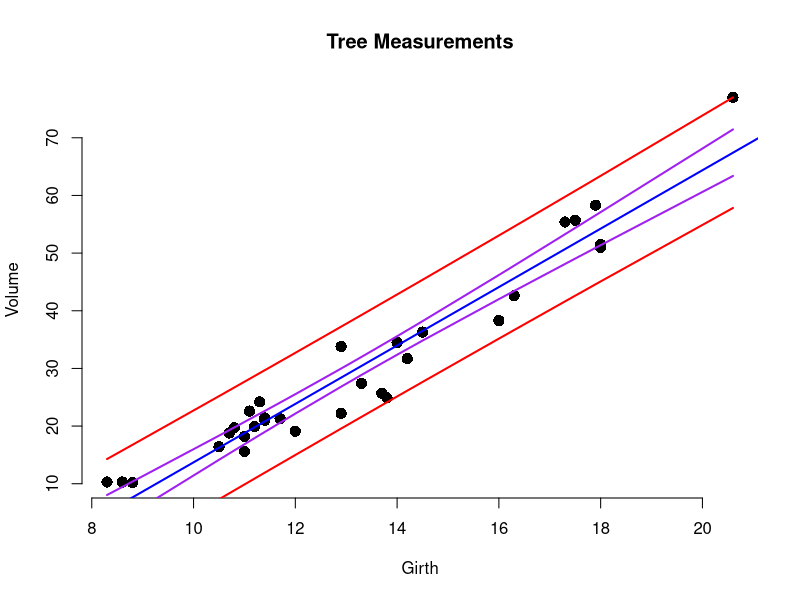

This chart was generated by the following R code:
## ---- chunk 1
knitr::opts_chunk$set(echo = FALSE)
## ---- chunk 2
model <- lm(Volume ~ Girth, data = trees)
CI <- predict(model, newdata = trees, interval = "confidence")
PI <- predict(model, newdata = trees, interval = "prediction")

plot(trees$Girth, trees$Volume, xlab = "Girth",
             ylab = "Volume", main = "Tree Measurements",
             cex = 1.5, pch = 16, bty = "n")
abline(model, col = "blue", lwd = 2)

lines(x = trees$Girth, y = CI[,2], col = "purple", lwd = 2)
lines(x = trees$Girth, y = CI[,3], col = "purple", lwd = 2)

lines(x = trees$Girth, y = PI[,2], col = "red", lwd = 2)
lines(x = trees$Girth, y = PI[,3], col = "red", lwd = 2)

